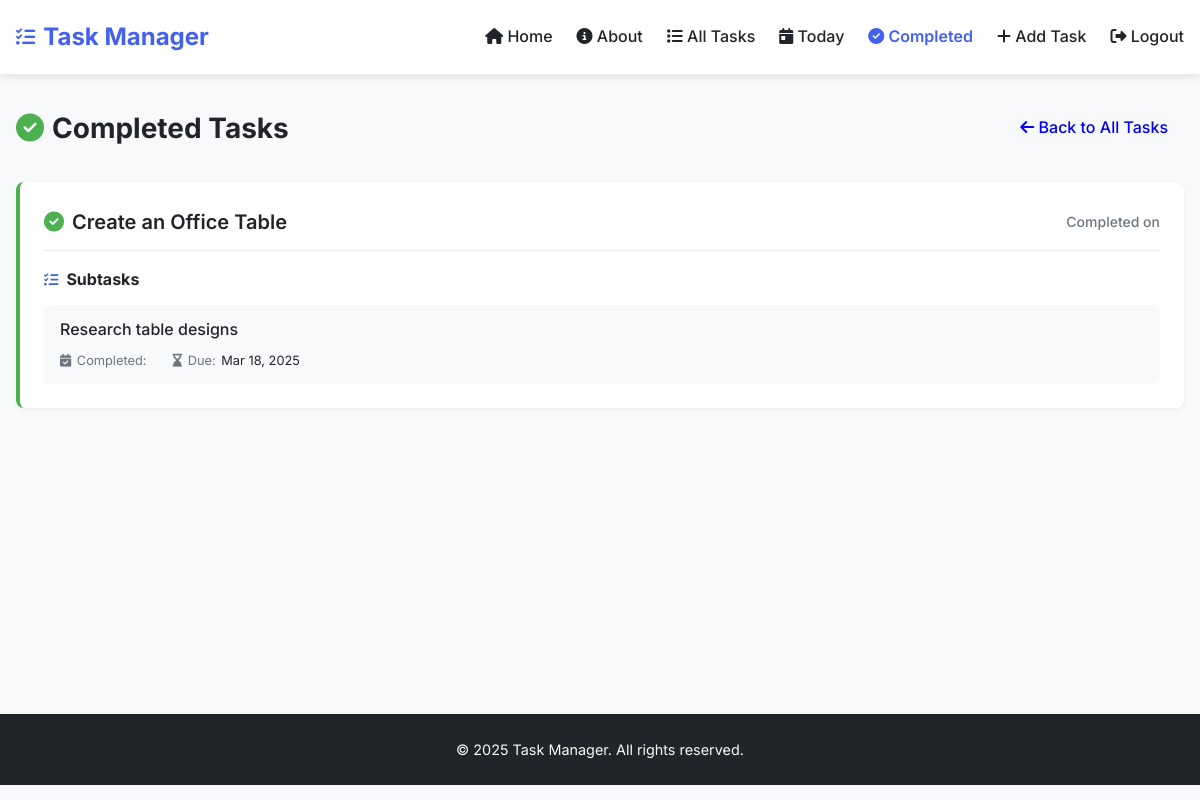
The page /completed_tasks/ (signed in) on the database its author committed.
### task_manager/models.py (models this page shows, shortened)
class Task(models.Model):
    user = models.ForeignKey(settings.AUTH_USER_MODEL, on_delete=models.CASCADE)
    description = models.TextField()
    title = models.CharField(max_length=200, blank=True, null=True)  # Add title field
    start_date = models.DateField()
    due_date = models.DateField()
    priority = models.CharField(max_length=10, choices=[
        ('High', 'High'),
        ('Medium', 'Medium'),
        ('Low', 'Low'),
    ])
    completed = models.BooleanField(default=False)

class Subtask(models.Model):
    task = models.ForeignKey(Task, on_delete=models.CASCADE)
    description = models.TextField()
    due_date = models.DateField()
    completed = models.BooleanField(default=False)

### task_manager/views.py (the view)
# urls.py: path("completed_tasks/", views.completed_tasks, name="completed_tasks"),
@login_required
def completed_tasks(request):
    completed_subtasks = Subtask.objects.filter(completed=True, task__user=request.user)
    completed_tasks_list = []
    for subtask in completed_subtasks:
        if subtask.task not in [item['task'] for item in completed_tasks_list]:
            completed_tasks_list.append({'task': subtask.task, 'subtasks': [subtask]})
        else:
            for item in completed_tasks_list:
                if item['task'] == subtask.task:
                    item['subtasks'].append(subtask)
                    break
    return render(request, 'completed_tasks.html', {'completed_tasks': completed_tasks_list})

### task_manager/templates/completed_tasks.html (shortened to what this page needs)
{% extends 'base.html' %}
{% block content %}
<div class="page-header">
    <div class="page-header-content">
        <h2 class="page-title">
            <i class="fas fa-check-circle"></i> Completed Tasks
        </h2>
        <div class="page-actions">
            <a href="{% url 'all_tasks' %}" class="btn btn-secondary">
                <i class="fas fa-arrow-left"></i> Back to All Tasks
            </a>
        </div>
    </div>
</div>
{% if completed_tasks %}
    <div class="completed-tasks-list">
        {% for item in completed_tasks %}
            <div class="completed-task-card">
                <div class="completed-task-header">
                    <h3 class="completed-task-title">
                        <i class="fas fa-check-circle completed-icon"></i>
                        {{ item.task.title }}
                    </h3>
                    <span class="completed-date">
                        Completed on {{ item.task.completed_date|date:"M d, Y" }}
                    </span>
                </div>
                {% if item.subtasks %}
                    <div class="subtasks-list">
                        <h4 class="subtasks-heading">
                            <i class="fas fa-tasks"></i> Subtasks
                        </h4>
                        <ul class="subtasks">
                            {% for subtask in item.subtasks %}
                                <li class="subtask-item">
                                    <div class="subtask-content">
                                        <span class="subtask-description">{{ subtask.description }}</span>
                                        <span class="subtask-meta">
                                            <i class="fas fa-calendar-check"></i> Completed:
                                        </span>
                                        <span class="subtask-meta">
                                            <i class="fas fa-hourglass-end"></i> Due:
                                            <span class="subtask-date">{{ subtask.due_date|date:"M d, Y" }}</span>
                                        </span>
                                    </div>
                                </li>
                            {% endfor %}
                        </ul>
                    </div>
                {% endif %}
            </div>
        {% endfor %}
    </div>
{% endif %}
{% endblock %}

### task_manager/templates/base.html (style rules this page uses)
:root { --primary: #4361ee; --primary-light: #4895ef; --success: #4CAF50; --success-light: #a7e9af; --danger: #ef476f; --warning: #ffd166; --dark: #212529; --gray: #6c757d; --light: #f8f9fa; --white: #ffffff; }
* { margin: 0; padding: 0; box-sizing: border-box; }
body { font-family: 'Inter', sans-serif; line-height: 1.6; color: var(--dark); background-color: var(--light); padding: 0; margin: 0; }
.btn { display: inline-block; padding: 0.5rem 1rem; border-radius: 4px; font-weight: 500; text-decoration: none; cursor: pointer; transition: all 0.3s; border: none; }

### task_manager/templates/completed_tasks.html (style rules this page uses)
.page-header { margin-bottom: 2rem; }
.page-header-content { display: flex; justify-content: space-between; align-items: center; }
.page-title { font-size: 1.75rem; margin: 0; color: var(--dark); display: flex; align-items: center; gap: 0.5rem; }
.page-title i { color: var(--success); }
.completed-tasks-list { display: flex; flex-direction: column; gap: 1.5rem; }
.completed-task-card { background-color: var(--white); border-radius: 8px; padding: 1.5rem; box-shadow: 0 2px 4px rgba(0, 0, 0, 0.05); border-left: 4px solid var(--success); }
.completed-task-header { display: flex; justify-content: space-between; align-items: center; margin-bottom: 1rem; padding-bottom: 0.75rem; border-bottom: 1px solid #e9ecef; }
.completed-task-title { font-size: 1.25rem; margin: 0; font-weight: 600; display: flex; align-items: center; gap: 0.5rem; }
.completed-icon { color: var(--success); }
.completed-date { color: var(--gray); font-size: 0.875rem; font-weight: 500; }
.subtasks-heading { font-size: 1rem; margin: 0 0 0.75rem 0; color: var(--dark); display: flex; align-items: center; gap: 0.5rem; }
.subtasks-heading i { color: var(--primary); font-size: 0.9rem; }
.subtasks { list-style: none; margin: 0; padding: 0; display: flex; flex-direction: column; gap: 0.75rem; }
.subtask-item { background-color: #f8f9fa; padding: 0.75rem 1rem; border-radius: 6px; display: flex; align-items: center; gap: 0.5rem; }
.subtask-content { flex: 1; }
.subtask-description { display: block; font-weight: 500; margin-bottom: 0.25rem; }
.subtask-meta { display: inline-flex; align-items: center; gap: 0.35rem; color: var(--gray); font-size: 0.8rem; margin-right: 1rem; }
.subtask-date { color: var(--dark); }

### rows shown on the page
Task: task "Create an Office Table"
Subtask: description "Research table designs", due_date "Mar 18, 2025"
